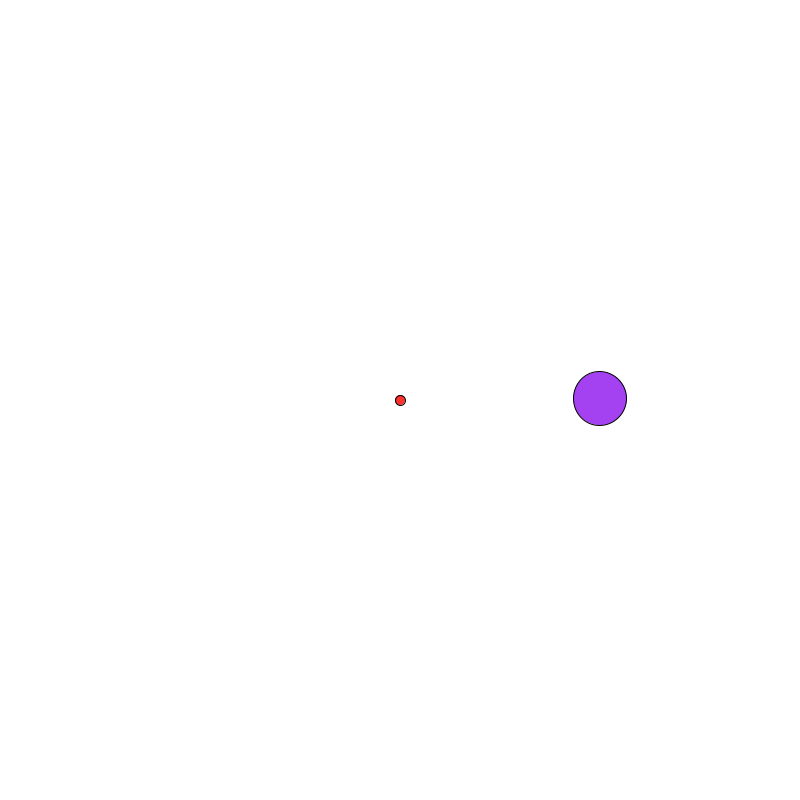
Frame 1 (no input)
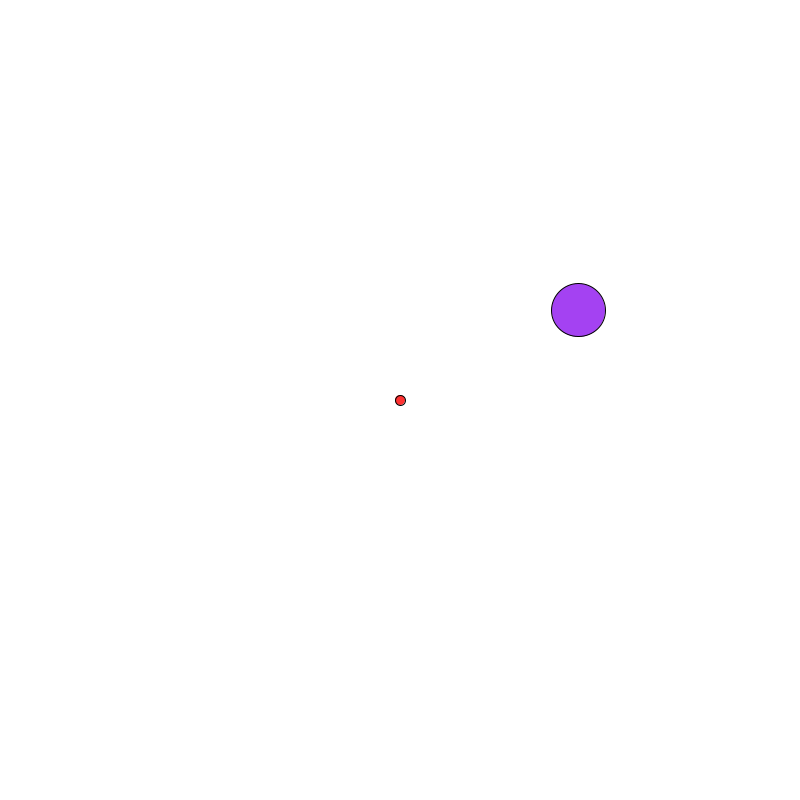
Frame 60 (the mouse pressed at the canvas centre just before this capture)
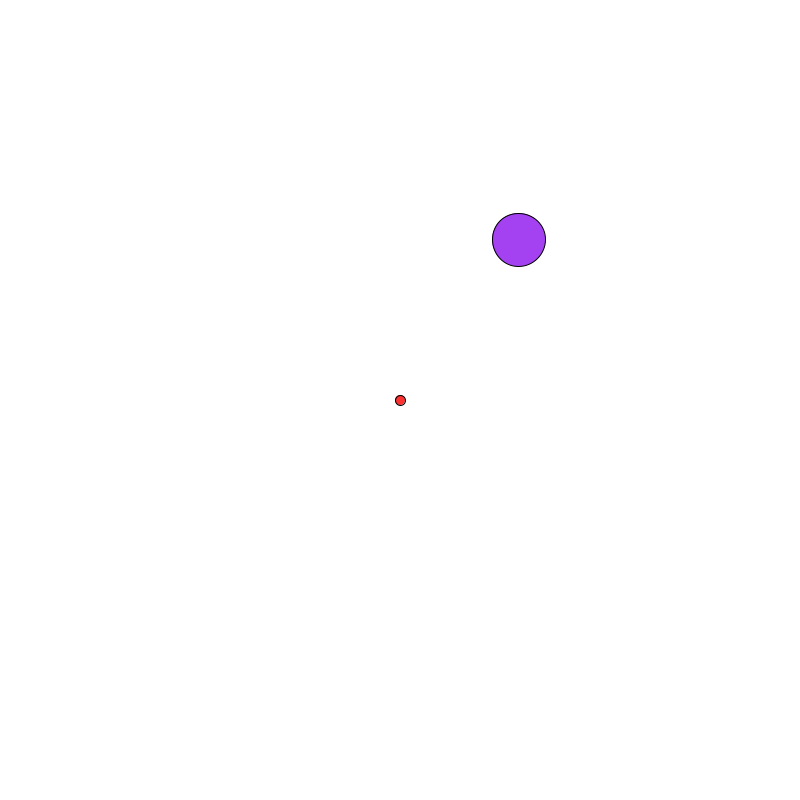
Frame 120 (the mouse held since frame 60 and released just before this capture)

The Processing sketch that drew these frames (run headless with seeded random() and noise(); from frame 60 on, the mouse is pressed at the canvas centre):

// Processing sketch: mono_planetario
// ── mono_planetario.pde
//____________Universidad de Santiago de Chile__________________
//_______Departamento de Ingeniería en Informática______________
//_______________Modelación y Simulación________________________
//
// Laboratorio 5: Simulación Gravitacional
// Programa: Sistema mono planetario
// 
// Integrantes: Nicolás Mariangel | Juan Pablo Rojas
// Profesor: Fernando Rannou Fuentes
// Ayudante: Francisco Muñoz

// Global variable definitions
Sun sun;
float GConstant = 6.674 * pow(10, -10);
float DELTA_TIME = 0.00006;
float timeCount = 0;

// Change the value of this variable to show trail (EXPERIMENTAL)
// It may affect processor usage
boolean SHOW_HISTORY = true;

void setup() {
  // Define width and height of canvas
  size(800,800);
  // Initialize star (sun) on a 10^-10 scale (of mass).
  sun = new Sun(0, 0, 2*pow(10,20), 5);
  
  // Define parameters for the planet simualting Earth
  float x = 200;
  float y = 0;
  float vx = 0;
  float vy = -25850;
  float planetMass = 4*pow(10,14);
  float planetRadius = planetMass / (1.5*pow(10,13));
  color planetColor = color(random(0, 255), random(0, 255), random(0, 255));
  
  // Create the planet "earth" and add it to the orbit
  Planet earth = new Planet(x, y, vx, vy, planetMass, planetRadius, planetColor);
  sun.addPlanet(earth);
}

void draw() {
  background(255);
  translate(width/2, height/2);
  sun.calculatePlanetsOrbit();
  sun.movePlanets();
  sun.display();
  timeCount++;
}

float modulo(PVector obj1, PVector obj2) {
  float mod = pow(obj1.x - obj2.x, 2);
  mod += pow(obj1.y - obj2.y, 2);
  return sqrt(mod);
}

// ── Planet.pde
class Planet {
  PVector pos;
  PVector acceleration;
  PVector speed;
  PVector force;
  float mass;
  float radius;
  color c;
  
  Planet(float x, float y, float vx, float vy, float m, float r, color c) {
    this.pos = new PVector(x, y);
    this.speed = new PVector(vx, vy);
    this.acceleration = new PVector(0, 0);
    this.force = new PVector(0,0);
    this.mass = m;
    this.radius = r;
    this.c = c;
  }
  
  void addGravitationForce(PVector objectPos, float objectMass) {
    float dist = modulo(this.pos, objectPos);
    float celestialObjectForce = -GConstant * this.mass * objectMass;
    celestialObjectForce /= pow(dist, 2);
    float Fx = celestialObjectForce * ((this.pos.x - objectPos.x) / dist);
    float Fy = celestialObjectForce * ((this.pos.y - objectPos.y) / dist);
    this.force.add(new PVector(Fx, Fy));
  }
  
  void calculateNewPos() {
    this.force.div(this.mass);
    this.acceleration.set(this.force);
    this.acceleration.mult(DELTA_TIME);
    this.speed.add(this.acceleration); 
    PVector newSpeed = new PVector(this.speed.x, this.speed.y);
    newSpeed.mult(DELTA_TIME);
    this.pos.add(newSpeed);
    
    println(this.speed);
  }
  
  void display() {
    pushMatrix();
    
    fill(c);
    ellipse(pos.x, pos.y, radius*2, radius*2);
    force.set(0, 0);
    
    popMatrix();
  }

}

// ── Sun.pde
class Sun {
  PVector pos;
  float mass;
  float radius;
  Planet[] planets;
  
  Sun(float x, float y, float m, float r) {
    pos = new PVector(x, y);
    mass = m;
    radius = r;
    planets = new Planet[0];
  }
  
  void addPlanet(Planet newPlanet) {
    planets = (Planet[]) append(planets, newPlanet);
  }
  
  void calculatePlanetsOrbit() {
    if(planets != null) {
      for (int i = 0; i < planets.length; i++) {
        planets[i].addGravitationForce(this.pos, this.mass);
        for(int j = 0; j < planets.length; j++) {
          if(j != i) {
            planets[i].addGravitationForce(planets[j].pos, planets[i].mass);
          }
        }
      }
    }
  }
  
  void movePlanets() {
    if(planets != null) {
      for (int i = 0; i < planets.length; i++) {
        planets[i].calculateNewPos();
      }
    }
  }
  
  void display() {
    pushMatrix();
    fill(255, 50, 50);
    ellipse(pos.x, pos.y, radius*2, radius*2);
    
    
    if(planets != null) {
      for (int i = 0; i < planets.length; i++) {
        planets[i].display();
      }
    }
    popMatrix();
  }

}
